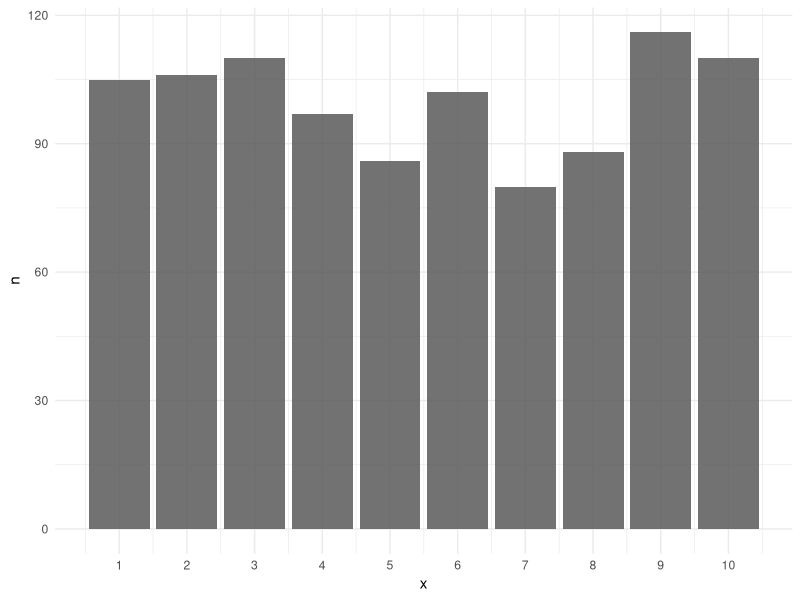
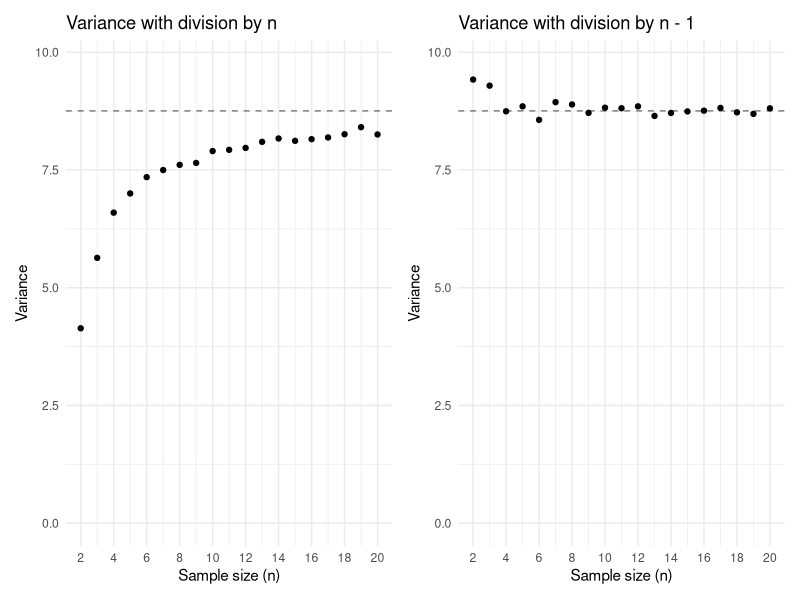
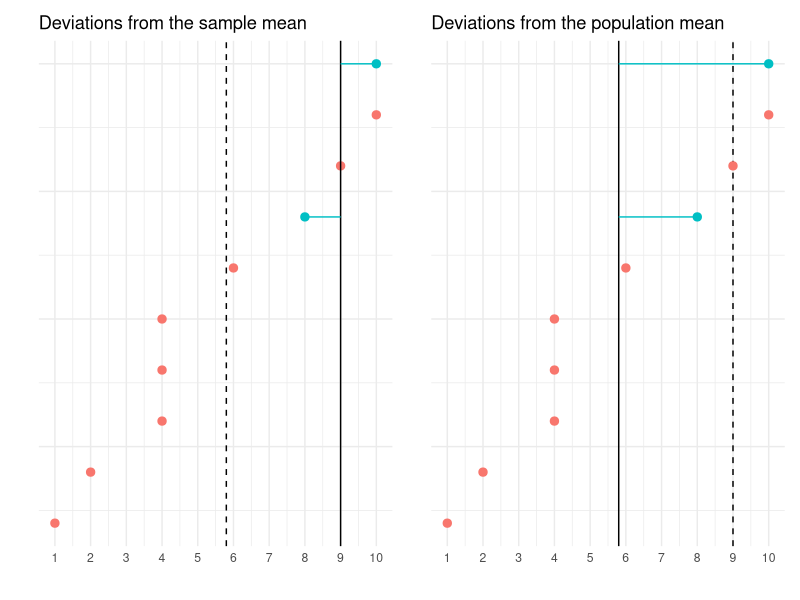
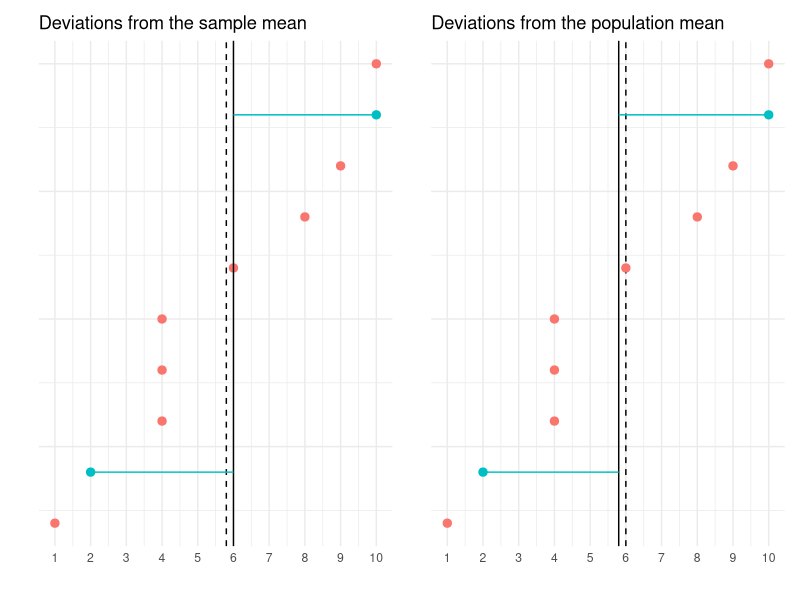
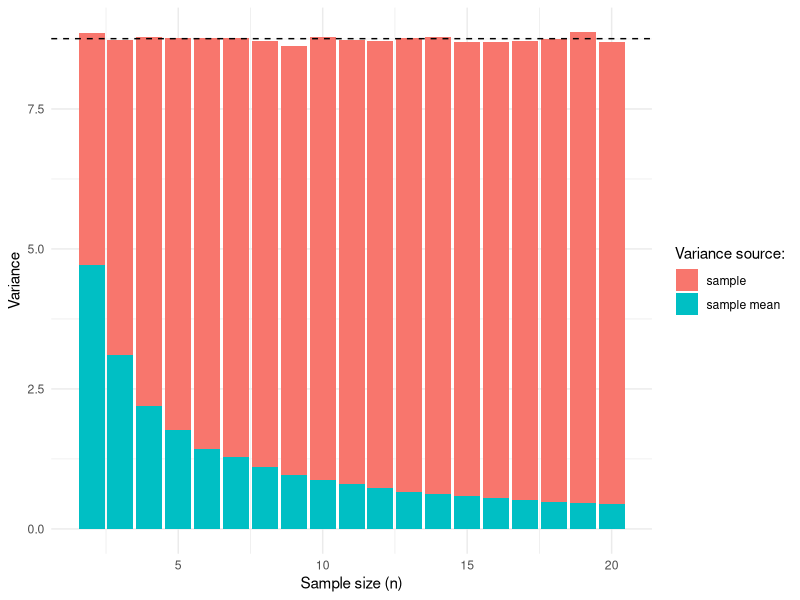

Write R code to recreate these figures, in order.
## ---- chunk 1
#| message: false
# Load packages
library(tidyverse)
library(patchwork)

# Create our own variance function that returns the population or sample 
# variance
my_var <- function(x, population = FALSE) {
  if (population) {
    sum((x - mean(x))^2)/length(x)
  } else {
    sum((x - mean(x))^2)/(length(x) - 1)
  }
}

# Set the default ggplot theme
theme_set(theme_minimal())
## ---- chunk 2
# Set the seed for reproducibility
set.seed(1212)

# Create a population consisting of values ranging from 1 to 10
population <- sample(1:10, size = 1000, replace = TRUE)

# Get the mean and population variance
mu <- sum(population)/length(population)
sigma <- my_var(population, population = TRUE)

# Visualize the population
ggplot(tibble(population = population), mapping = aes(x = population)) +
  geom_bar(alpha = .85) +
  labs(x = "x", y = "n") +
  scale_x_continuous(breaks = 1:10)
## ---- chunk 3
# Draw a single sample from the population
sample <- sample(population, size = 5)
## ---- chunk 4
#| column: page
#| fig-align: center
#| fig-width: 10
#| fig-height: 4

# Create an empty data frame with the simulation parameters
samples <- crossing(
    n = 2:20,
    i = 1:1000
  )

# Calculate the mean, sample variance, and population variance 
# for each combination of n and i
samples <- samples %>%
  rowwise() %>%
  mutate(
    var_unbiased = my_var(sample(population, n), population = FALSE),
    var_biased = my_var(sample(population, n), population = TRUE)
  )

p1 <- ggplot(samples, aes(x = n, y = var_biased)) +
  geom_hline(yintercept = sigma, linetype = "dashed", alpha = .5) +
  stat_summary(fun = "mean", geom = "point") +
  labs(x = "Sample size (n)", y = "Variance") +
  coord_cartesian(ylim = c(0, sigma + 1)) +
  scale_x_continuous(breaks = seq(from = 2, to = 20, by = 2)) +
  ggtitle("Variance with division by n")

p2 <- ggplot(samples, aes(x = n, y = var_unbiased)) +
  geom_hline(yintercept = sigma, linetype = "dashed", alpha = .5) +
  stat_summary(fun = "mean", geom = "point") +
  labs(x = "Sample size (n)", y = "Variance") +
  coord_cartesian(ylim = c(0, sigma + 1)) +
  scale_x_continuous(breaks = seq(from = 2, to = 20, by = 2)) +
  ggtitle("Variance with division by n - 1")

p1 + p2
## ---- chunk 5
#| warning: false
#| fig-align: center
#| fig-width: 10
#| fig-height: 4
x <- c(1, 2, 4, 4, 4, 6, 8, 9, 10, 10)

sample1 <- tibble(
    index = 1:10,
    value = x,
    sample = c(0, 0, 0, 0, 0, 0, 1, 0, 0, 1),
    mean = mean(c(8, 10)),
    mu = mean(x)
  ) %>%
  mutate(
    mean = ifelse(sample == 1, mean, NA),
    mu = ifelse(sample == 1, mu, NA)
  )

p1 <- ggplot(sample1, aes(x = index, y = value, color = factor(sample))) +
  geom_hline(aes(yintercept = mu), linetype = "dashed") +
  geom_point(size = 2.5) +
  geom_hline(aes(yintercept = mean), linetype = "solid") +
  geom_segment(aes(xend = index, y = mean, yend = value), linetype = "solid") +
  coord_flip() +
  scale_y_continuous(breaks = 1:10) +
  guides(color = "none") +
  theme(axis.text.y = element_blank()) +
  labs(x = "", y = "") +
  ggtitle("Deviations from the sample mean")

p2 <- ggplot(sample1, aes(x = index, y = value, color = factor(sample))) +
  geom_hline(aes(yintercept = mean), linetype = "dashed") +
  geom_point(size = 2.5) +
  geom_hline(aes(yintercept = mu), linetype = "solid") +
  geom_segment(aes(xend = index, y = mu, yend = value), linetype = "solid") +
  coord_flip() +
  scale_y_continuous(breaks = 1:10) +
  guides(color = "none") +
  theme(axis.text.y = element_blank()) +
  labs(x = "", y = "") +
  ggtitle("Deviations from the population mean")

p1 + p2
## ---- chunk 6
#| warning: false
#| fig-width: 10
#| fig-height: 4
sample2 <- tibble(
    index = 1:10,
    value = x,
    sample = c(0, 1, 0, 0, 0, 0, 0, 0, 1, 0),
    mean = mean(c(2, 10)),
    mu = mean(x)
  ) %>%
  mutate(
    mean = ifelse(sample == 1, mean, NA),
    mu = ifelse(sample == 1, mu, NA)
  )

p1 <- ggplot(sample2, aes(x = index, y = value, color = factor(sample))) +
  geom_hline(aes(yintercept = mu), linetype = "dashed") +
  geom_point(size = 2.5) +
  geom_hline(aes(yintercept = mean), linetype = "solid") +
  geom_segment(aes(xend = index, y = mean, yend = value), linetype = "solid") +
  coord_flip() +
  scale_y_continuous(breaks = 1:10) +
  guides(color = "none") +
  theme(axis.text.y = element_blank()) +
  labs(x = "", y = "") +
  ggtitle("Deviations from the sample mean")
  
p2 <- ggplot(sample2, aes(x = index, y = value, color = factor(sample))) +
  geom_hline(aes(yintercept = mean), linetype = "dashed") +
  geom_point(size = 2.5) +
  geom_hline(aes(yintercept = mu), linetype = "solid") +
  geom_segment(aes(xend = index, y = mu, yend = value), linetype = "solid") +
  coord_flip() +
  scale_y_continuous(breaks = 1:10) +
  guides(color = "none") +
  theme(axis.text.y = element_blank()) +
  labs(x = "", y = "") +
  ggtitle("Deviations from the population mean")

p1 + p2
## ---- chunk 7
# Calculate the variance sources per sample size
variance_sources <- samples %>%
  mutate(var_mean = var_unbiased / n) %>%
  group_by(n) %>%
  summarize(
    var_biased = mean(var_biased),
    var_unbiased = mean(var_unbiased),
    var_mean = mean(var_mean)
  ) %>%
  pivot_longer(cols = c(var_biased, var_mean), names_to = "variance_source", 
    values_to = "variance") %>%
  mutate(variance_source = recode(variance_source, "var_biased" = 
      "sample", "var_mean" = "sample mean"))

ggplot(variance_sources, aes(x = n, fill = variance_source, y = variance)) +
  geom_col() +
  geom_hline(yintercept = sigma, linetype = "dashed") +
  labs(x = "Sample size (n)", y = "Variance", fill = "Variance source:")
